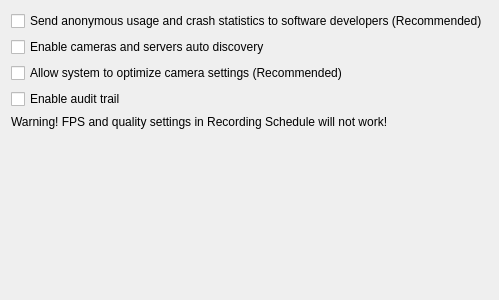
<?xml version="1.0" encoding="UTF-8"?>
<ui version="4.0">
 <class>SystemSettingsWidget</class>
 <widget class="QWidget" name="SystemSettingsWidget">
  <property name="geometry">
   <rect>
    <x>0</x>
    <y>0</y>
    <width>446</width>
    <height>300</height>
   </rect>
  </property>
  <property name="windowTitle">
   <string/>
  </property>
  <layout class="QVBoxLayout" name="verticalLayout">
   <item>
    <widget class="QCheckBox" name="statisticsReportCheckBox">
     <property name="text">
      <string>Send anonymous usage and crash statistics to software developers (Recommended)</string>
     </property>
    </widget>
   </item>
   <item>
    <widget class="QCheckBox" name="autoDiscoveryCheckBox">
     <property name="text">
      <string>Enable cameras and servers auto discovery</string>
     </property>
     <property name="tristate">
      <bool>true</bool>
     </property>
    </widget>
   </item>
   <item>
    <widget class="QCheckBox" name="autoSettingsCheckBox">
     <property name="text">
      <string>Allow system to optimize camera settings (Recommended)</string>
     </property>
    </widget>
   </item>
   <item>
    <widget class="QCheckBox" name="auditTrailCheckBox">
     <property name="text">
      <string>Enable audit trail</string>
     </property>
    </widget>
   </item>
   <item>
    <widget class="QWidget" name="horizontalWidget" native="true">
     <layout class="QHBoxLayout" name="horizontalLayout_3">
      <property name="leftMargin">
       <number>0</number>
      </property>
      <property name="topMargin">
       <number>0</number>
      </property>
      <property name="rightMargin">
       <number>0</number>
      </property>
      <property name="bottomMargin">
       <number>0</number>
      </property>
      <item>
       <widget class="QLabel" name="settingsWarningLabel">
        <property name="text">
         <string>Warning! FPS and quality settings in Recording Schedule will not work!</string>
        </property>
       </widget>
      </item>
      <item>
       <widget class="QLabel" name="verticalSpacerLabel">
        <property name="text">
         <string notr="true"/>
        </property>
       </widget>
      </item>
     </layout>
    </widget>
   </item>
   <item>
    <spacer name="verticalSpacer">
     <property name="orientation">
      <enum>Qt::Vertical</enum>
     </property>
     <property name="sizeHint" stdset="0">
      <size>
       <width>20</width>
       <height>40</height>
      </size>
     </property>
    </spacer>
   </item>
  </layout>
 </widget>
 <resources/>
 <connections/>
</ui>
